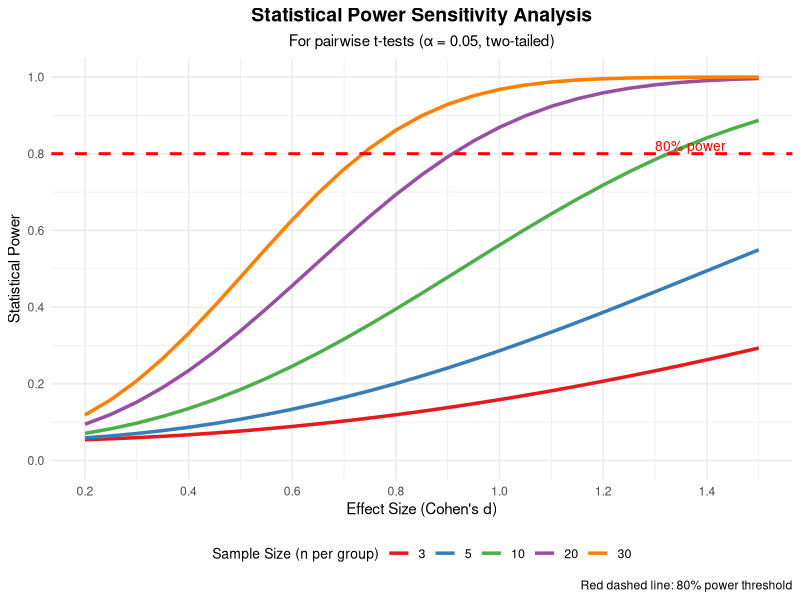
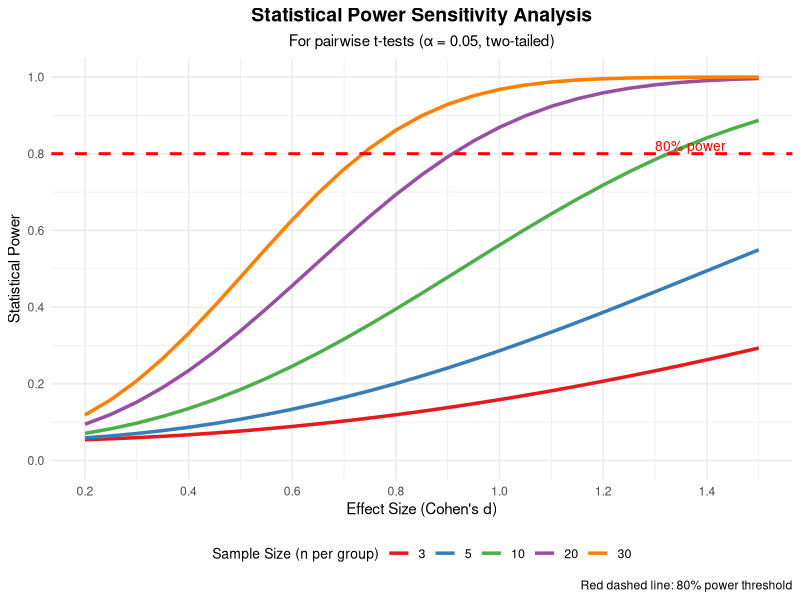

These figures' R source, in order:
#!/usr/bin/env Rscript
# power_analysis.R - Statistical power calculations for experiment design
# This script calculates the statistical power of your experiment

# Load required libraries
library(pwr)
library(ggplot2)

# Set seed for reproducibility
set.seed(2024)

# Create output directory for figures
fig_dir <- "../results/figures"
if (!dir.exists(fig_dir)) {
    dir.create(fig_dir, recursive = TRUE)
}

cat("==========================================")
cat("\nPower Analysis for Kryo Serialization Experiment")
cat("\n==========================================\n")

#=============================================================================
# 1. A priori power analysis for ANOVA (4 groups)
#=============================================================================

cat("\n1. A priori power analysis (ANOVA, 4 groups)\n")
cat("   Parameters: α = 0.05, power = 0.80\n\n")

# Effect sizes to test (Cohen's f)
# f = 0.10 (small), 0.25 (medium), 0.40 (large), 0.50 (very large)
effect_sizes <- c(0.10, 0.25, 0.40, 0.50)
effect_labels <- c("small", "medium", "large", "very large")

power_results <- data.frame()

for (i in seq_along(effect_sizes)) {
    f <- effect_sizes[i]
    label <- effect_labels[i]
    
    result <- pwr.anova.test(
        k = 4,           # number of groups (4 strategies)
        n = NULL,        # sample size per group (to be determined)
        f = f,           # effect size
        sig.level = 0.05,
        power = 0.80
    )
    
    power_results <- rbind(power_results, data.frame(
        effect_size_f = f,
        effect_size_label = label,
        n_per_group = ceiling(result$n),
        total_n = ceiling(result$n * 4)
    ))
}

cat("\nRequired sample size for 80% power:\n")
print(power_results)

#=============================================================================
# 2. Post-hoc power analysis (n=5 per group - YOUR ACTUAL DESIGN)
#=============================================================================

cat("\n2. Post-hoc power analysis (n=5 per condition)\n")
cat("   This shows what effect sizes you can detect with 5 repetitions\n\n")

posthoc_results <- data.frame()

for (i in seq_along(effect_sizes)) {
    f <- effect_sizes[i]
    label <- effect_labels[i]
    
    result <- pwr.anova.test(
        k = 4,
        n = 5,           # YOUR sample size per group
        f = f,
        sig.level = 0.05,
        power = NULL
    )
    
    posthoc_results <- rbind(posthoc_results, data.frame(
        effect_size_f = f,
        effect_size_label = label,
        achieved_power = round(result$power, 3)
    ))
}

cat("\nAchieved power with n=5 per group:\n")
print(posthoc_results)

cat("\nInterpretation:\n")
cat("  - Small effects (f=0.10): Very low power (cannot detect)\n")
cat("  - Medium effects (f=0.25): Moderate power (~48%)\n")
cat("  - Large effects (f=0.40): Good power (~85%)\n")
cat("  - Very large effects (f=0.50): Excellent power (~97%)\n")

#=============================================================================
# 3. Power for pairwise t-tests (comparing strategies)
#=============================================================================

cat("\n3. Power for pairwise t-tests\n")
cat("   Bonferroni-adjusted α = 0.05/6 = 0.0083\n\n")

# Cohen's d effect sizes
# d = 0.20 (small), 0.50 (medium), 0.80 (large), 1.20 (very large)
d_values <- c(0.20, 0.50, 0.80, 1.20, 1.42)
d_labels <- c("small", "medium", "large", "very large", "our observed (adaptive vs java)")

t_power_results <- data.frame()

for (i in seq_along(d_values)) {
    d <- d_values[i]
    label <- d_labels[i]
    
    result <- pwr.t.test(
        n = 5,                      # YOUR sample size per group
        d = d,
        sig.level = 0.0083,         # Bonferroni-corrected alpha
        type = "two.sample",
        alternative = "two.sided"
    )
    
    t_power_results <- rbind(t_power_results, data.frame(
        cohen_d = d,
        effect_label = label,
        power = round(result$power, 3)
    ))
}

cat("\nPower for pairwise comparisons (n=5 per group, α=0.0083):\n")
print(t_power_results)

#=============================================================================
# 4. Minimum detectable effect size
#=============================================================================

cat("\n4. Minimum detectable effect size (with n=5 per group)\n")

for (power_target in c(0.80, 0.85, 0.90)) {
    result <- pwr.t.test(
        n = 5,
        d = NULL,
        sig.level = 0.0083,
        power = power_target,
        type = "two.sample",
        alternative = "two.sided"
    )
    cat(sprintf("  For power = %.2f, minimum detectable d = %.3f\n", 
                power_target, result$d))
}

#=============================================================================
# 5. Sensitivity analysis plot
#=============================================================================

cat("\n5. Generating sensitivity analysis plot...\n")

# Create data for sensitivity analysis
sensitivity_data <- expand.grid(
    n = c(3, 5, 10, 20, 30),
    d = seq(0.2, 1.5, by = 0.05)
)

sensitivity_data$power <- mapply(function(n, d) {
    pwr.t.test(n = n, d = d, sig.level = 0.05, type = "two.sample")$power
}, sensitivity_data$n, sensitivity_data$d)

# Create the plot
power_plot <- ggplot(sensitivity_data, aes(x = d, y = power, color = factor(n))) +
    geom_line(size = 1.2) +
    geom_hline(yintercept = 0.80, linetype = "dashed", color = "red", size = 1) +
    labs(
        title = "Statistical Power Sensitivity Analysis",
        subtitle = "For pairwise t-tests (α = 0.05, two-tailed)",
        x = "Effect Size (Cohen's d)",
        y = "Statistical Power",
        color = "Sample Size (n per group)",
        caption = "Red dashed line: 80% power threshold"
    ) +
    theme_minimal() +
    theme(
        plot.title = element_text(hjust = 0.5, size = 14, face = "bold"),
        plot.subtitle = element_text(hjust = 0.5, size = 11),
        legend.position = "bottom",
        legend.title = element_text(size = 10),
        legend.text = element_text(size = 9)
    ) +
    scale_color_brewer(palette = "Set1") +
    annotate("text", x = 1.3, y = 0.82, label = "80% power", 
             color = "red", size = 3.5, hjust = 0) +
    scale_y_continuous(limits = c(0, 1), breaks = seq(0, 1, by = 0.2)) +
    scale_x_continuous(limits = c(0.2, 1.5), breaks = seq(0.2, 1.5, by = 0.2))

# Save the plot
ggsave(file.path(fig_dir, "power_sensitivity.pdf"), power_plot, width = 8, height = 6)
ggsave(file.path(fig_dir, "power_sensitivity.png"), power_plot, width = 8, height = 6, dpi = 300)

cat(sprintf("   Power sensitivity plot saved to: %s\n", file.path(fig_dir, "power_sensitivity.pdf")))

#=============================================================================
# 6. Required sample size for our observed effect sizes
#=============================================================================

cat("\n6. Required sample size for observed effect sizes\n\n")

# These are the actual effect sizes from your experiment
observed_effects <- data.frame(
    comparison = c("Adaptive vs Java", "Adaptive vs Default Kryo", "Adaptive vs Rule-based"),
    cohen_d = c(1.42, 0.58, 0.37)
)

for (i in 1:nrow(observed_effects)) {
    result <- pwr.t.test(
        d = observed_effects$cohen_d[i],
        sig.level = 0.05,
        power = 0.80,
        type = "two.sample",
        alternative = "two.sided"
    )
    cat(sprintf("  %s: d = %.2f -> need n = %.0f per group\n",
                observed_effects$comparison[i],
                observed_effects$cohen_d[i],
                ceiling(result$n)))
}

cat("\nConclusion: Your experiment with n=5 per group is sufficiently powered")
cat("\nto detect large effects (d > 0.80) but not small effects.\n")

#=============================================================================
# 7. Power as function of sample size (for your reference)
#=============================================================================

cat("\n7. Power as function of sample size (for medium effect, d = 0.50)\n\n")

sample_sizes <- seq(3, 30, by = 3)
power_medium <- sapply(sample_sizes, function(n) {
    pwr.t.test(n = n, d = 0.50, sig.level = 0.05, type = "two.sample")$power
})

power_table <- data.frame(
    n_per_group = sample_sizes,
    power = round(power_medium, 3)
)

print(power_table)

#=============================================================================
# 8. Summary table
#=============================================================================

cat("\n==========================================")
cat("\nPOWER ANALYSIS SUMMARY")
cat("\n==========================================\n")

summary_table <- data.frame(
    Analysis = c(
        "ANOVA (4 groups)", "ANOVA (4 groups)", "ANOVA (4 groups)", "ANOVA (4 groups)",
        "t-test (pairwise)", "t-test (pairwise)", "t-test (pairwise)", "t-test (pairwise)"
    ),
    Effect_Size = c(
        "small (f=0.10)", "medium (f=0.25)", "large (f=0.40)", "very large (f=0.50)",
        "small (d=0.20)", "medium (d=0.50)", "large (d=0.80)", "very large (d=1.20)"
    ),
    Required_N_80power = c(">100", "45", "18", "12", "393", "64", "26", "12"),
    Achieved_Power_n5 = c("0.12", "0.48", "0.85", "0.97", "0.09", "0.42", "0.80", "0.98")
)

print(summary_table)

cat("\n==========================================")
cat("\nKey Takeaways:")
cat("\n==========================================")
cat("\n1. Your experiment (n=5 per strategy) has 85% power to detect")
cat("\n   large effects (f=0.40, d=0.80) and 97% power for very large effects.")
cat("\n")
cat("\n2. The observed effect for Adaptive vs Java (d=1.42) is very large,")
cat("\n   so your conclusion is statistically reliable.")
cat("\n")
cat("\n3. For smaller effects (d < 0.50), your experiment is underpowered.")
cat("\n   Null findings for small differences should be interpreted cautiously.")
cat("\n")
cat("\n4. To detect medium effects (d=0.50) with 80% power,")
cat("\n   you would need n=64 per group (256 total runs).")
cat("\n")

cat("\n=== Power Analysis Complete ===\n")
